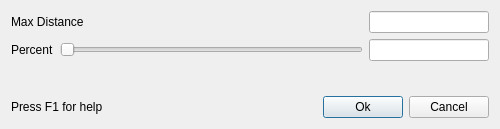
<?xml version="1.0" encoding="UTF-8"?>
<ui version="4.0">
 <class>OffsetWinBase</class>
 <widget class="QDialog" name="OffsetWinBase">
  <property name="geometry">
   <rect>
    <x>0</x>
    <y>0</y>
    <width>500</width>
    <height>129</height>
   </rect>
  </property>
  <property name="windowTitle">
   <string>Offset by Normal</string>
  </property>
  <layout class="QVBoxLayout">
   <property name="spacing">
    <number>6</number>
   </property>
   <property name="leftMargin">
    <number>11</number>
   </property>
   <property name="topMargin">
    <number>11</number>
   </property>
   <property name="rightMargin">
    <number>11</number>
   </property>
   <property name="bottomMargin">
    <number>11</number>
   </property>
   <item>
    <layout class="QHBoxLayout">
     <property name="spacing">
      <number>6</number>
     </property>
     <property name="leftMargin">
      <number>0</number>
     </property>
     <property name="topMargin">
      <number>0</number>
     </property>
     <property name="rightMargin">
      <number>0</number>
     </property>
     <property name="bottomMargin">
      <number>0</number>
     </property>
     <item>
      <widget class="QLabel" name="m_rangeLabel">
       <property name="text">
        <string>Max Distance</string>
       </property>
       <property name="wordWrap">
        <bool>false</bool>
       </property>
      </widget>
     </item>
     <item>
      <widget class="QLineEdit" name="m_rangeEdit">
       <property name="maximumSize">
        <size>
         <width>120</width>
         <height>32767</height>
        </size>
       </property>
       <property name="maxLength">
        <number>20</number>
       </property>
      </widget>
     </item>
    </layout>
   </item>
   <item>
    <layout class="QHBoxLayout">
     <property name="spacing">
      <number>6</number>
     </property>
     <property name="leftMargin">
      <number>0</number>
     </property>
     <property name="topMargin">
      <number>0</number>
     </property>
     <property name="rightMargin">
      <number>0</number>
     </property>
     <property name="bottomMargin">
      <number>0</number>
     </property>
     <item>
      <widget class="QLabel" name="m_valueLabel">
       <property name="text">
        <string>Percent</string>
       </property>
       <property name="wordWrap">
        <bool>false</bool>
       </property>
      </widget>
     </item>
     <item>
      <widget class="QSlider" name="m_valueSlider">
       <property name="maximum">
        <number>100</number>
       </property>
       <property name="orientation">
        <enum>Qt::Horizontal</enum>
       </property>
      </widget>
     </item>
     <item>
      <widget class="QLineEdit" name="m_valueEdit">
       <property name="maximumSize">
        <size>
         <width>120</width>
         <height>32767</height>
        </size>
       </property>
       <property name="text">
        <string/>
       </property>
       <property name="maxLength">
        <number>20</number>
       </property>
      </widget>
     </item>
    </layout>
   </item>
   <item>
    <spacer name="Spacer3">
     <property name="orientation">
      <enum>Qt::Vertical</enum>
     </property>
     <property name="sizeType">
      <enum>QSizePolicy::Expanding</enum>
     </property>
     <property name="sizeHint" stdset="0">
      <size>
       <width>16</width>
       <height>16</height>
      </size>
     </property>
    </spacer>
   </item>
   <item>
    <layout class="QHBoxLayout">
     <property name="leftMargin">
      <number>0</number>
     </property>
     <property name="topMargin">
      <number>0</number>
     </property>
     <property name="rightMargin">
      <number>0</number>
     </property>
     <property name="bottomMargin">
      <number>0</number>
     </property>
     <item>
      <widget class="QLabel" name="textLabel4">
       <property name="text">
        <string>Press F1 for help</string>
       </property>
       <property name="wordWrap">
        <bool>false</bool>
       </property>
      </widget>
     </item>
     <item>
      <spacer name="Spacer1">
       <property name="orientation">
        <enum>Qt::Horizontal</enum>
       </property>
       <property name="sizeType">
        <enum>QSizePolicy::Expanding</enum>
       </property>
       <property name="sizeHint" stdset="0">
        <size>
         <width>60</width>
         <height>20</height>
        </size>
       </property>
      </spacer>
     </item>
     <item>
      <widget class="QPushButton" name="m_okButton">
       <property name="text">
        <string>Ok</string>
       </property>
      </widget>
     </item>
     <item>
      <widget class="QPushButton" name="m_cancelButton">
       <property name="text">
        <string>Cancel</string>
       </property>
      </widget>
     </item>
    </layout>
   </item>
  </layout>
 </widget>
 <layoutdefault spacing="6" margin="11"/>
 <tabstops>
  <tabstop>m_valueEdit</tabstop>
  <tabstop>m_okButton</tabstop>
  <tabstop>m_cancelButton</tabstop>
 </tabstops>
 <resources/>
 <connections>
  <connection>
   <sender>m_okButton</sender>
   <signal>clicked()</signal>
   <receiver>OffsetWinBase</receiver>
   <slot>accept()</slot>
   <hints>
    <hint type="sourcelabel">
     <x>20</x>
     <y>20</y>
    </hint>
    <hint type="destinationlabel">
     <x>20</x>
     <y>20</y>
    </hint>
   </hints>
  </connection>
  <connection>
   <sender>m_cancelButton</sender>
   <signal>clicked()</signal>
   <receiver>OffsetWinBase</receiver>
   <slot>reject()</slot>
   <hints>
    <hint type="sourcelabel">
     <x>20</x>
     <y>20</y>
    </hint>
    <hint type="destinationlabel">
     <x>20</x>
     <y>20</y>
    </hint>
   </hints>
  </connection>
  <connection>
   <sender>m_valueSlider</sender>
   <signal>valueChanged(int)</signal>
   <receiver>OffsetWinBase</receiver>
   <slot>valueSliderChanged(int)</slot>
   <hints>
    <hint type="sourcelabel">
     <x>20</x>
     <y>20</y>
    </hint>
    <hint type="destinationlabel">
     <x>20</x>
     <y>20</y>
    </hint>
   </hints>
  </connection>
  <connection>
   <sender>m_valueEdit</sender>
   <signal>textChanged(QString)</signal>
   <receiver>OffsetWinBase</receiver>
   <slot>valueEditChanged(QString)</slot>
   <hints>
    <hint type="sourcelabel">
     <x>20</x>
     <y>20</y>
    </hint>
    <hint type="destinationlabel">
     <x>20</x>
     <y>20</y>
    </hint>
   </hints>
  </connection>
  <connection>
   <sender>m_rangeEdit</sender>
   <signal>textChanged(QString)</signal>
   <receiver>OffsetWinBase</receiver>
   <slot>rangeEditChanged(QString)</slot>
   <hints>
    <hint type="sourcelabel">
     <x>20</x>
     <y>20</y>
    </hint>
    <hint type="destinationlabel">
     <x>20</x>
     <y>20</y>
    </hint>
   </hints>
  </connection>
 </connections>
</ui>
